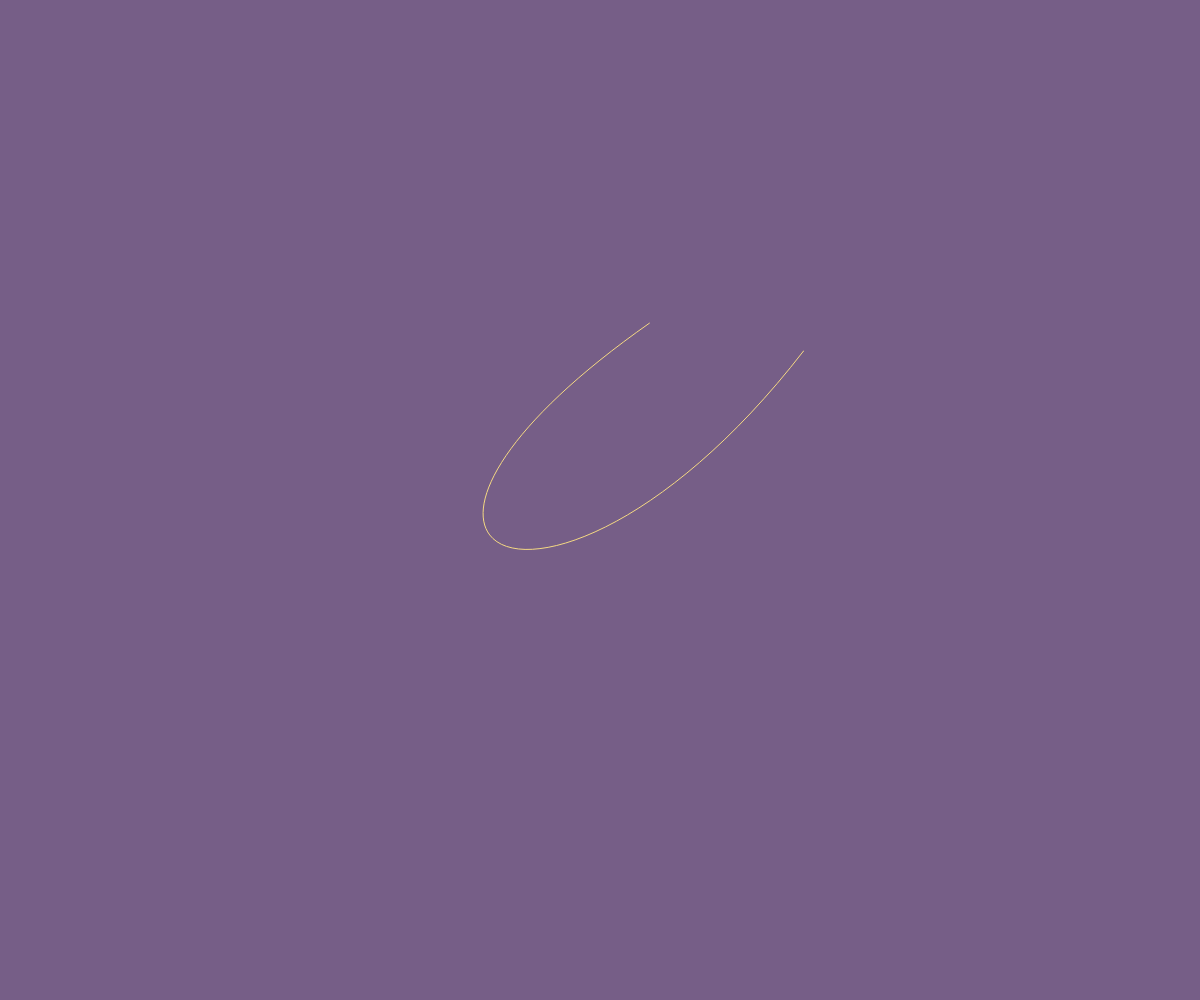
Frame 1 (no input)
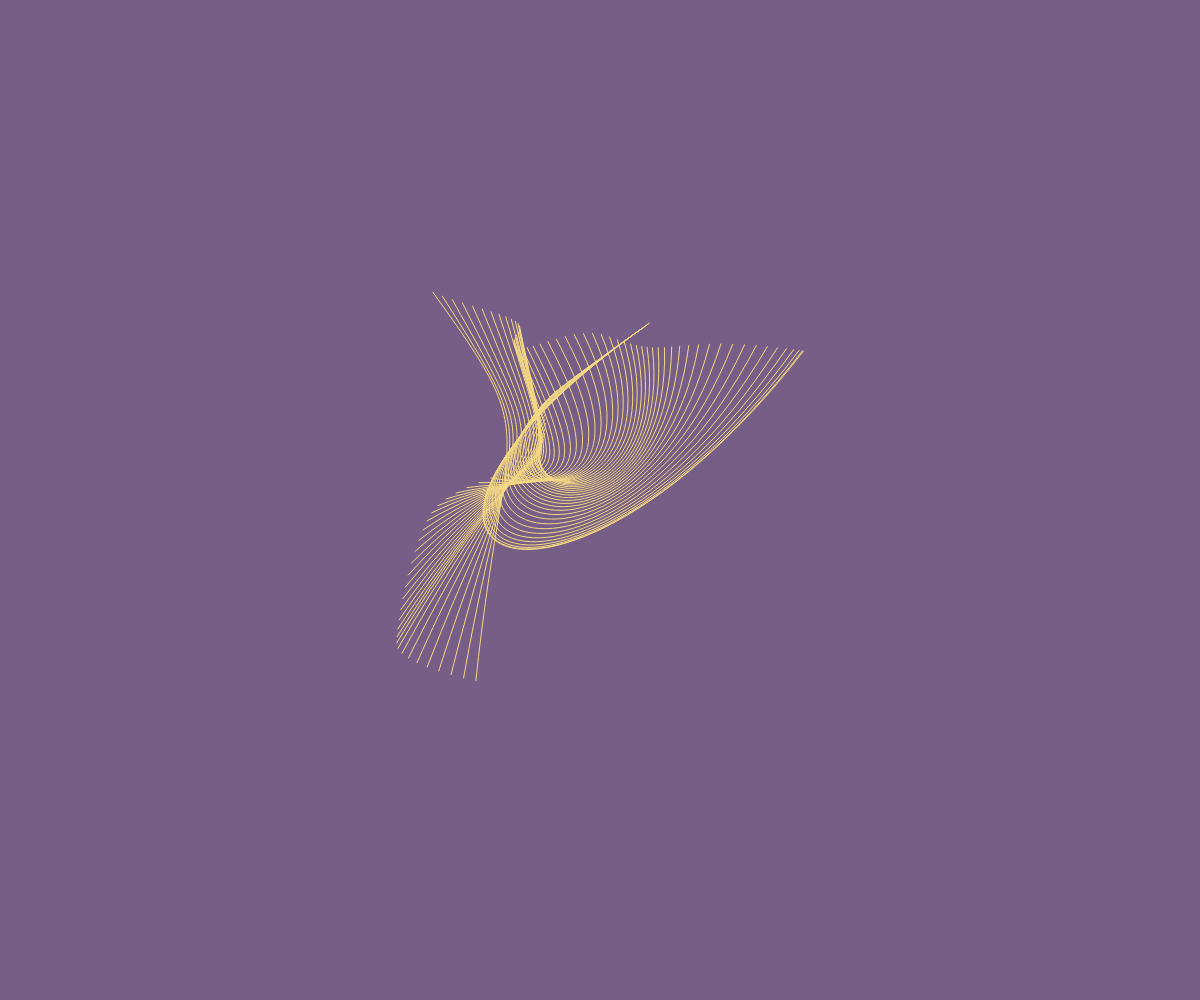
Frame 60 (no input)
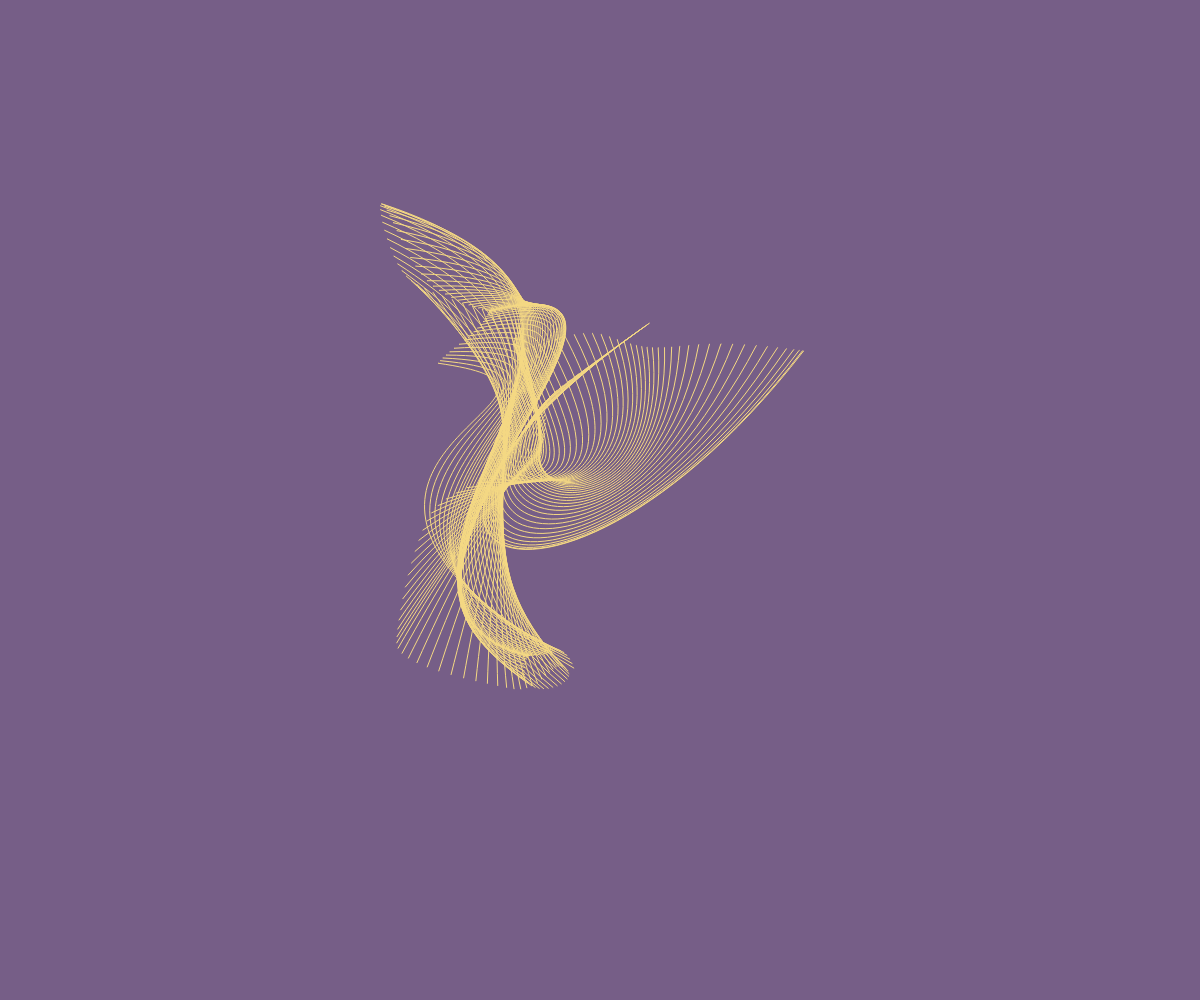
Frame 120 (the mouse pressed at the canvas centre since frame 60)

The p5.js sketch that drew these frames (run headless with seeded random() and noise() and a simulated clock; from frame 60 on, the mouse is pressed at the canvas centre):

// p5.js sketch
// ── sketch.js





let x1;
let y1;
let x2;
let y2;
let x3;
let y3;
let x4;
let y4;

let offset;

function setup() {
  // make the canvas full screen in order to fill the background with the pattern if the page isnt refreshed
  createCanvas(windowWidth,windowHeight);
  background(118,94,135);// the background; apart from the pattern; is dark to give a more gloomy atmosphere
  noFill();
  stroke(245,217,131);
  offset=0.0;









  }



function draw() {
  //Put draw code here


   // creates random, web-like, curved shapes that continue to build up until the page is refreshed
  x1=noise(offset)*width;
  x2=noise(offset+10)*width;
  x3=noise(offset+20)*width;
  x4=noise(offset+30)*width;




  y1=noise(offset+50)*height;
  y2=noise(offset+60)*height;
  y3=noise(offset+70)*height;
  y4=noise(offset+80)*height;





  bezier(x1,y1,x2,y2,x3,y3,x4,y4);
  offset=offset + 0.01;











}
